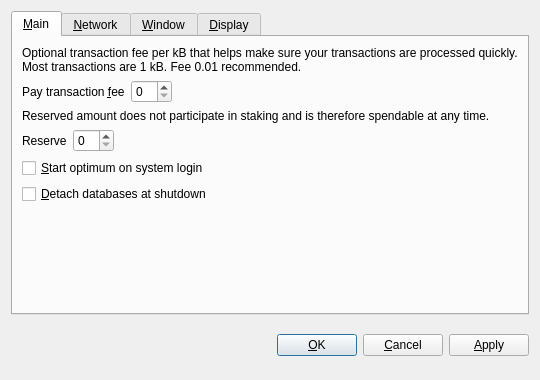
<?xml version="1.0" encoding="UTF-8"?>
<ui version="4.0">
 <class>OptionsDialog</class>
 <widget class="QDialog" name="OptionsDialog">
  <property name="geometry">
   <rect>
    <x>0</x>
    <y>0</y>
    <width>540</width>
    <height>380</height>
   </rect>
  </property>
  <property name="windowTitle">
   <string>Options</string>
  </property>
  <property name="modal">
   <bool>true</bool>
  </property>
  <layout class="QVBoxLayout" name="verticalLayout">
   <item>
    <widget class="QTabWidget" name="tabWidget">
     <property name="tabPosition">
      <enum>QTabWidget::North</enum>
     </property>
     <property name="currentIndex">
      <number>0</number>
     </property>
     <widget class="QWidget" name="tabMain">
      <attribute name="title">
       <string>&amp;Main</string>
      </attribute>
      <layout class="QVBoxLayout" name="verticalLayout_Main">
       <item>
        <widget class="QLabel" name="transactionFeeInfoLabel">
         <property name="text">
          <string>Optional transaction fee per kB that helps make sure your transactions are processed quickly. Most transactions are 1 kB. Fee 0.01 recommended.</string>
         </property>
         <property name="textFormat">
          <enum>Qt::PlainText</enum>
         </property>
         <property name="wordWrap">
          <bool>true</bool>
         </property>
        </widget>
       </item>
       <item>
        <layout class="QHBoxLayout" name="horizontalLayoutFee">
         <item>
          <widget class="QLabel" name="transactionFeeLabel">
           <property name="text">
            <string>Pay transaction &amp;fee</string>
           </property>
           <property name="textFormat">
            <enum>Qt::PlainText</enum>
           </property>
           <property name="buddy">
            <cstring>transactionFee</cstring>
           </property>
          </widget>
         </item>
         <item>
          <widget class="BitcoinAmountField" name="transactionFee"/>
         </item>
         <item>
          <spacer name="horizontalSpacerFee">
           <property name="orientation">
            <enum>Qt::Horizontal</enum>
           </property>
           <property name="sizeHint" stdset="0">
            <size>
             <width>40</width>
             <height>20</height>
            </size>
           </property>
          </spacer>
         </item>
        </layout>
       </item>
       <item>
        <widget class="QLabel" name="reserveBalanceInfoLabel">
         <property name="text">
          <string>Reserved amount does not participate in staking and is therefore spendable at any time.</string>
         </property>
         <property name="textFormat">
          <enum>Qt::PlainText</enum>
         </property>
         <property name="wordWrap">
          <bool>true</bool>
         </property>
        </widget>
       </item>
       <item>
        <layout class="QHBoxLayout" name="horizontalLayoutReserveBalance">
         <item>
          <widget class="QLabel" name="reserveBalanceLabel">
           <property name="text">
            <string>Reserve</string>
           </property>
           <property name="textFormat">
            <enum>Qt::PlainText</enum>
           </property>
           <property name="buddy">
            <cstring>reserveBalance</cstring>
           </property>
          </widget>
         </item>
         <item>
          <widget class="BitcoinAmountField" name="reserveBalance"/>
         </item>
         <item>
          <spacer name="horizontalSpacerReserveBalance">
           <property name="orientation">
            <enum>Qt::Horizontal</enum>
           </property>
           <property name="sizeHint" stdset="0">
            <size>
             <width>40</width>
             <height>20</height>
            </size>
           </property>
          </spacer>
         </item>
        </layout>
       </item>
       <item>
        <widget class="QCheckBox" name="bitcoinAtStartup">
         <property name="toolTip">
          <string>Automatically start optimum after logging in to the system.</string>
         </property>
         <property name="text">
          <string>&amp;Start optimum on system login</string>
         </property>
        </widget>
       </item>
       <item>
        <widget class="QCheckBox" name="detachDatabases">
         <property name="toolTip">
          <string>Detach block and address databases at shutdown. This means they can be moved to another data directory, but it slows down shutdown. The wallet is always detached.</string>
         </property>
         <property name="text">
          <string>&amp;Detach databases at shutdown</string>
         </property>
        </widget>
       </item>
       <item>
        <spacer name="verticalSpacer_Main">
         <property name="orientation">
          <enum>Qt::Vertical</enum>
         </property>
         <property name="sizeHint" stdset="0">
          <size>
           <width>20</width>
           <height>40</height>
          </size>
         </property>
        </spacer>
       </item>
      </layout>
     </widget>
     <widget class="QWidget" name="tabNetwork">
      <attribute name="title">
       <string>&amp;Network</string>
      </attribute>
      <layout class="QVBoxLayout" name="verticalLayout_Network">
       <item>
        <widget class="QCheckBox" name="mapPortUpnp">
         <property name="toolTip">
          <string>Automatically open the optimum client port on the router. This only works when your router supports UPnP and it is enabled.</string>
         </property>
         <property name="text">
          <string>Map port using &amp;UPnP</string>
         </property>
        </widget>
       </item>
       <item>
        <widget class="QCheckBox" name="connectSocks">
         <property name="toolTip">
          <string>Connect to the optimum network through a SOCKS proxy (e.g. when connecting through Tor).</string>
         </property>
         <property name="text">
          <string>&amp;Connect through SOCKS proxy:</string>
         </property>
        </widget>
       </item>
       <item>
        <layout class="QHBoxLayout" name="horizontalLayout_Network">
         <item>
          <widget class="QLabel" name="proxyIpLabel">
           <property name="text">
            <string>Proxy &amp;IP:</string>
           </property>
           <property name="textFormat">
            <enum>Qt::PlainText</enum>
           </property>
           <property name="buddy">
            <cstring>proxyIp</cstring>
           </property>
          </widget>
         </item>
         <item>
          <widget class="QValidatedLineEdit" name="proxyIp">
           <property name="maximumSize">
            <size>
             <width>140</width>
             <height>16777215</height>
            </size>
           </property>
           <property name="toolTip">
            <string>IP address of the proxy (e.g. 127.0.0.1)</string>
           </property>
          </widget>
         </item>
         <item>
          <widget class="QLabel" name="proxyPortLabel">
           <property name="text">
            <string>&amp;Port:</string>
           </property>
           <property name="textFormat">
            <enum>Qt::PlainText</enum>
           </property>
           <property name="buddy">
            <cstring>proxyPort</cstring>
           </property>
          </widget>
         </item>
         <item>
          <widget class="QLineEdit" name="proxyPort">
           <property name="maximumSize">
            <size>
             <width>55</width>
             <height>16777215</height>
            </size>
           </property>
           <property name="toolTip">
            <string>Port of the proxy (e.g. 9050)</string>
           </property>
          </widget>
         </item>
         <item>
          <widget class="QLabel" name="socksVersionLabel">
           <property name="text">
            <string>SOCKS &amp;Version:</string>
           </property>
           <property name="textFormat">
            <enum>Qt::PlainText</enum>
           </property>
           <property name="buddy">
            <cstring>socksVersion</cstring>
           </property>
          </widget>
         </item>
         <item>
          <widget class="QValueComboBox" name="socksVersion">
           <property name="toolTip">
            <string>SOCKS version of the proxy (e.g. 5)</string>
           </property>
          </widget>
         </item>
         <item>
          <spacer name="horizontalSpacer_Network">
           <property name="orientation">
            <enum>Qt::Horizontal</enum>
           </property>
           <property name="sizeHint" stdset="0">
            <size>
             <width>40</width>
             <height>20</height>
            </size>
           </property>
          </spacer>
         </item>
        </layout>
       </item>
       <item>
        <spacer name="verticalSpacer_Network">
         <property name="orientation">
          <enum>Qt::Vertical</enum>
         </property>
         <property name="sizeHint" stdset="0">
          <size>
           <width>20</width>
           <height>40</height>
          </size>
         </property>
        </spacer>
       </item>
      </layout>
     </widget>
     <widget class="QWidget" name="tabWindow">
      <attribute name="title">
       <string>&amp;Window</string>
      </attribute>
      <layout class="QVBoxLayout" name="verticalLayout_Window">
       <item>
        <widget class="QCheckBox" name="minimizeToTray">
         <property name="toolTip">
          <string>Show only a tray icon after minimizing the window.</string>
         </property>
         <property name="text">
          <string>&amp;Minimize to the tray instead of the taskbar</string>
         </property>
        </widget>
       </item>
       <item>
        <widget class="QCheckBox" name="minimizeOnClose">
         <property name="toolTip">
          <string>Minimize instead of exit the application when the window is closed. When this option is enabled, the application will be closed only after selecting Quit in the menu.</string>
         </property>
         <property name="text">
          <string>M&amp;inimize on close</string>
         </property>
        </widget>
       </item>
       <item>
        <spacer name="verticalSpacer_Window">
         <property name="orientation">
          <enum>Qt::Vertical</enum>
         </property>
         <property name="sizeHint" stdset="0">
          <size>
           <width>20</width>
           <height>40</height>
          </size>
         </property>
        </spacer>
       </item>
      </layout>
     </widget>
     <widget class="QWidget" name="tabDisplay">
      <attribute name="title">
       <string>&amp;Display</string>
      </attribute>
      <layout class="QVBoxLayout" name="verticalLayout_Display">
       <item>
        <layout class="QHBoxLayout" name="horizontalLayout_1_Display">
         <item>
          <widget class="QLabel" name="langLabel">
           <property name="text">
            <string>User Interface &amp;language:</string>
           </property>
           <property name="textFormat">
            <enum>Qt::PlainText</enum>
           </property>
           <property name="buddy">
            <cstring>lang</cstring>
           </property>
          </widget>
         </item>
         <item>
          <widget class="QValueComboBox" name="lang">
           <property name="toolTip">
            <string>The user interface language can be set here. This setting will take effect after restarting optimum.</string>
           </property>
          </widget>
         </item>
        </layout>
       </item>
       <item>
        <layout class="QHBoxLayout" name="horizontalLayout_2_Display">
         <item>
          <widget class="QLabel" name="unitLabel">
           <property name="text">
            <string>&amp;Unit to show amounts in:</string>
           </property>
           <property name="textFormat">
            <enum>Qt::PlainText</enum>
           </property>
           <property name="buddy">
            <cstring>unit</cstring>
           </property>
          </widget>
         </item>
         <item>
          <widget class="QValueComboBox" name="unit">
           <property name="toolTip">
            <string>Choose the default subdivision unit to show in the interface and when sending coins.</string>
           </property>
          </widget>
         </item>
        </layout>
       </item>
       <item>
        <widget class="QCheckBox" name="displayAddresses">
         <property name="toolTip">
          <string>Whether to show optimum addresses in the transaction list or not.</string>
         </property>
         <property name="text">
          <string>&amp;Display addresses in transaction list</string>
         </property>
        </widget>
       </item>
       <item>
        <widget class="QCheckBox" name="coinControlFeatures">
         <property name="toolTip">
          <string>Whether to show coin control features or not.</string>
         </property>
         <property name="text">
          <string>Display coin &amp;control features (experts only!)</string>
         </property>
        </widget>
       </item>
       <item>
        <spacer name="verticalSpacer_Display">
         <property name="orientation">
          <enum>Qt::Vertical</enum>
         </property>
         <property name="sizeHint" stdset="0">
          <size>
           <width>20</width>
           <height>40</height>
          </size>
         </property>
        </spacer>
       </item>
      </layout>
     </widget>
    </widget>
   </item>
   <item>
    <layout class="QHBoxLayout" name="horizontalLayout_Buttons">
     <item>
      <spacer name="horizontalSpacer_1">
       <property name="orientation">
        <enum>Qt::Horizontal</enum>
       </property>
       <property name="sizeHint" stdset="0">
        <size>
         <width>40</width>
         <height>48</height>
        </size>
       </property>
      </spacer>
     </item>
     <item>
      <widget class="QLabel" name="statusLabel">
       <property name="font">
        <font>
         <weight>75</weight>
         <bold>true</bold>
        </font>
       </property>
       <property name="text">
        <string/>
       </property>
       <property name="textFormat">
        <enum>Qt::PlainText</enum>
       </property>
       <property name="wordWrap">
        <bool>true</bool>
       </property>
      </widget>
     </item>
     <item>
      <spacer name="horizontalSpacer_2">
       <property name="orientation">
        <enum>Qt::Horizontal</enum>
       </property>
       <property name="sizeHint" stdset="0">
        <size>
         <width>40</width>
         <height>48</height>
        </size>
       </property>
      </spacer>
     </item>
     <item>
      <widget class="QPushButton" name="okButton">
       <property name="text">
        <string>&amp;OK</string>
       </property>
      </widget>
     </item>
     <item>
      <widget class="QPushButton" name="cancelButton">
       <property name="text">
        <string>&amp;Cancel</string>
       </property>
       <property name="autoDefault">
        <bool>false</bool>
       </property>
      </widget>
     </item>
     <item>
      <widget class="QPushButton" name="applyButton">
       <property name="text">
        <string>&amp;Apply</string>
       </property>
       <property name="autoDefault">
        <bool>false</bool>
       </property>
      </widget>
     </item>
    </layout>
   </item>
  </layout>
 </widget>
 <customwidgets>
  <customwidget>
   <class>BitcoinAmountField</class>
   <extends>QSpinBox</extends>
   <header>bitcoinamountfield.h</header>
  </customwidget>
  <customwidget>
   <class>QValueComboBox</class>
   <extends>QComboBox</extends>
   <header>qvaluecombobox.h</header>
  </customwidget>
  <customwidget>
   <class>QValidatedLineEdit</class>
   <extends>QLineEdit</extends>
   <header>qvalidatedlineedit.h</header>
  </customwidget>
 </customwidgets>
 <resources/>
 <connections/>
</ui>
